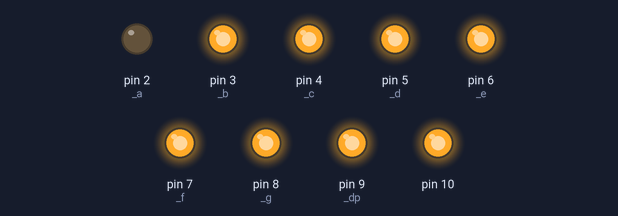
Bench run of a sketch on a simulated Arduino Uno, built with avr-gcc and run on an emulated ATmega328P. Parts: output pins drawn as LEDs (lit = HIGH).

Above: at 0.1 s.
At 4.1 s:
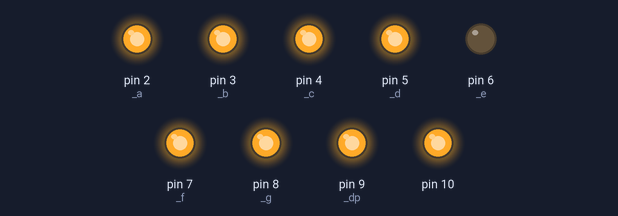
At 9.1 s:
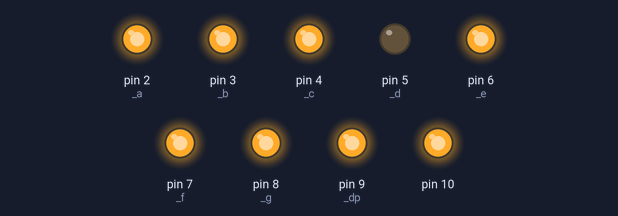
At 19.1 s:
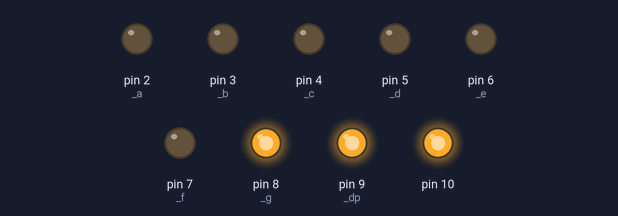
At 29.1 s:
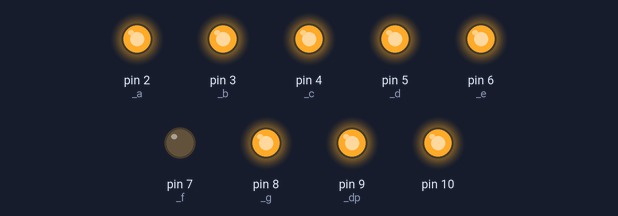
At 39.1 s:
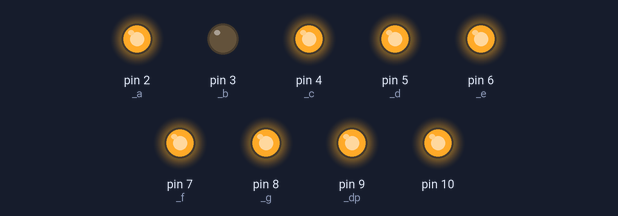
Timing chart, 0 to 40.0 s (numbered marks = the images above):
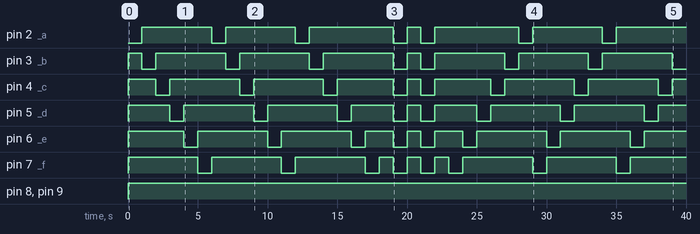

The sketch:

2_7FND2.ino
```cpp
const int _a=2;
const int _b=3;
const int _c=4;
const int _d=5;
const int _e=6;
const int _f=7;
const int _g=8;
const int _dp=9;

//1,4. a-b-c-d-e-f 순방향이나 역방향으로 회전하는 함수
void circle(int k)
{
    switch(k)
    {
      //a
      case 0:
        digitalWrite(_a,LOW);
        digitalWrite(_b,HIGH);
        digitalWrite(_c,HIGH);
        digitalWrite(_d,HIGH);
        digitalWrite(_e,HIGH);
        digitalWrite(_f,HIGH);
        digitalWrite(_g,HIGH);
        digitalWrite(_dp,HIGH);
        delay(1000);
        break;

      //b
      case 1:
        digitalWrite(_a,HIGH);
        digitalWrite(_b,LOW);
        digitalWrite(_c,HIGH);
        digitalWrite(_d,HIGH);
        digitalWrite(_e,HIGH);
        digitalWrite(_f,HIGH);
        digitalWrite(_g,HIGH);
        digitalWrite(_dp,HIGH);
        delay(1000);
        break;

      //c
      case 2:
        digitalWrite(_a,HIGH);
        digitalWrite(_b,HIGH);
        digitalWrite(_c,LOW);
        digitalWrite(_d,HIGH);
        digitalWrite(_e,HIGH);
        digitalWrite(_f,HIGH);
        digitalWrite(_g,HIGH);
        digitalWrite(_dp,HIGH);
        delay(1000);
        break;

      //d
      case 3:
        digitalWrite(_a,HIGH);
        digitalWrite(_b,HIGH);
        digitalWrite(_c,HIGH);
        digitalWrite(_d,LOW);
        digitalWrite(_e,HIGH);
        digitalWrite(_f,HIGH);
        digitalWrite(_g,HIGH);
        digitalWrite(_dp,HIGH);
        delay(1000);
        break;


      //e
      case 4:
        digitalWrite(_a,HIGH);
        digitalWrite(_b,HIGH);
        digitalWrite(_c,HIGH);
        digitalWrite(_d,HIGH);
        digitalWrite(_e,LOW);
        digitalWrite(_f,HIGH);
        digitalWrite(_g,HIGH);
        digitalWrite(_dp,HIGH);
        delay(1000);
        break;

      //f
      case 5:
        digitalWrite(_a,HIGH);
        digitalWrite(_b,HIGH);
        digitalWrite(_c,HIGH);
        digitalWrite(_d,HIGH);
        digitalWrite(_e,HIGH);
        digitalWrite(_f,LOW);
        digitalWrite(_g,HIGH);
        digitalWrite(_dp,HIGH);
        delay(1000);
        break;
  }
}

//2,4. a,b,c,d,e,f가 동시에 2번 깜빡이는 함수
void blinker()
{
      // 깜빡이 효과를 위해 전체 1초 꺼짐
      digitalWrite(_a,HIGH);
      digitalWrite(_b,HIGH);
      digitalWrite(_c,HIGH);
      digitalWrite(_d,HIGH);
      digitalWrite(_e,HIGH);
      digitalWrite(_f,HIGH);
      digitalWrite(_g,HIGH);
      digitalWrite(_dp,HIGH);
      delay(1000);

   // 2.a,b,c,d,e,f 동시에 2번 깜빡임
   for (int j=0; j<2; j++)
   {
      digitalWrite(_a,LOW);
      digitalWrite(_b,LOW);
      digitalWrite(_c,LOW);
      digitalWrite(_d,LOW);
      digitalWrite(_e,LOW);
      digitalWrite(_f,LOW);
      digitalWrite(_g,HIGH);
      digitalWrite(_dp,HIGH);
      delay(1000);

      digitalWrite(_a,HIGH);
      digitalWrite(_b,HIGH);
      digitalWrite(_c,HIGH);
      digitalWrite(_d,HIGH);
      digitalWrite(_e,HIGH);
      digitalWrite(_f,HIGH);
      digitalWrite(_g,HIGH);
      digitalWrite(_dp,HIGH);
      delay(1000);
  }
}

void setup()
{
  pinMode(_a,OUTPUT);
  pinMode(_b,OUTPUT);
  pinMode(_c,OUTPUT);
  pinMode(_d,OUTPUT);
  pinMode(_e,OUTPUT);
  pinMode(_f,OUTPUT);
  pinMode(_g,OUTPUT);
  pinMode(_dp,OUTPUT);
  pinMode(10,OUTPUT);
  digitalWrite(10,HIGH);
}

void loop()
{
    //1-4 반복
    int i;
    int k;

    //1. a-b-c-d-e-f 순방향 3번 회전
    for(i=0;i<3;i++)
      {
        for(k=0;k<=5;k++)
          circle(k);
      }

    //2. a,b,c,d,e,f 동시에 2번 깜빡이는 함수 호출
    blinker();

    //3. 1과 반대 방향으로 3번 회전
    for(i=0;i<3;i++)
    {
        for(k=5;k>=0;k--)
          circle(k);
    }

    //4. a,b,c,d,e,f 동시에 2번 깜빡이는 함수 호출
    blinker();
}
```

Measured:
- by itself, pin 2 (_a): LOW → HIGH at 1.0 s, → LOW 5.0 s later, → HIGH 1.0 s later, → LOW 5.0 s later, … (13 changes in this stretch)
- by itself, pin 3 (_b): goes HIGH 1.0 s, 3 × (LOW 1.0 s, HIGH 5.0 s), LOW 1.0 s, HIGH 1.0 s, 3 × (LOW 1.0 s, HIGH 5.0 s), then LOW
- by itself, pin 4 (_c): LOW → HIGH at 0.00 s, → LOW 2.0 s later, → HIGH 1.0 s later, → LOW 5.0 s later, … (17 changes in this stretch)
- by itself, pin 5 (_d): LOW → HIGH at 0.00 s, → LOW 3.0 s later, → HIGH 1.0 s later, → LOW 5.0 s later, … (17 changes in this stretch)
- by itself, pin 6 (_e): LOW → HIGH at 0.00 s, → LOW 4.0 s later, → HIGH 1.0 s later, → LOW 5.0 s later, … (17 changes in this stretch)
- by itself, pin 7 (_f): goes 3 × (HIGH 5.0 s, LOW 1.0 s), 3 × (HIGH 1.0 s, LOW 1.0 s), HIGH 5.0 s, LOW 1.0 s, HIGH 5.0 s, LOW 1.0 s, then HIGH
- by itself, pin 8 (_g), pin 9 (_dp): LOW → HIGH at 0.00 s
